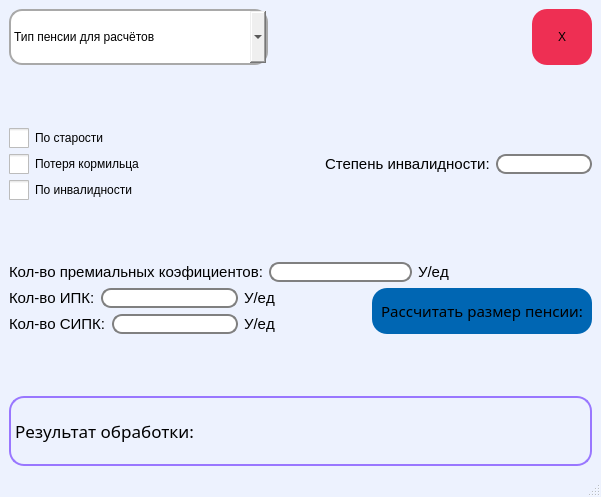
<?xml version="1.0" encoding="UTF-8"?>
<ui version="4.0">
 <class>MainWindow</class>
 <widget class="QMainWindow" name="MainWindow">
  <property name="geometry">
   <rect>
    <x>0</x>
    <y>0</y>
    <width>601</width>
    <height>497</height>
   </rect>
  </property>
  <property name="windowTitle">
   <string>MainWindow</string>
  </property>
  <property name="styleSheet">
   <string notr="true">QMainWindow{
	
	background-color: rgb(237, 242, 254);

}</string>
  </property>
  <widget class="QWidget" name="centralwidget">
   <layout class="QVBoxLayout" name="verticalLayout_5">
    <item>
     <layout class="QHBoxLayout" name="horizontalLayout_7">
      <property name="sizeConstraint">
       <enum>QLayout::SetFixedSize</enum>
      </property>
      <item>
       <widget class="QComboBox" name="comboBox">
        <property name="sizePolicy">
         <sizepolicy hsizetype="Expanding" vsizetype="Ignored">
          <horstretch>0</horstretch>
          <verstretch>0</verstretch>
         </sizepolicy>
        </property>
        <property name="styleSheet">
         <string notr="true">QComboBox{
	border-radius: 13px;
	font: 15 10pt &quot;Microsoft YaHei Light&quot;;
	border: 2px solid darkgray;
}
QComboBox::down-arrow{
	back-color: #FFFFF;
}
QComboBox:on{
    padding-top: 3px;
    padding-left: 4px;
}</string>
        </property>
        <item>
         <property name="text">
          <string>Тип пенсии для расчётов</string>
         </property>
        </item>
        <item>
         <property name="text">
          <string>Страховая</string>
         </property>
        </item>
        <item>
         <property name="text">
          <string>Накопительная</string>
         </property>
        </item>
        <item>
         <property name="text">
          <string>Государственная</string>
         </property>
        </item>
        <item>
         <property name="text">
          <string>Социальная</string>
         </property>
        </item>
       </widget>
      </item>
      <item>
       <spacer name="horizontalSpacer_5">
        <property name="orientation">
         <enum>Qt::Horizontal</enum>
        </property>
        <property name="sizeType">
         <enum>QSizePolicy::Expanding</enum>
        </property>
        <property name="sizeHint" stdset="0">
         <size>
          <width>20</width>
          <height>20</height>
         </size>
        </property>
       </spacer>
      </item>
      <item>
       <widget class="QPushButton" name="pushButton">
        <property name="sizePolicy">
         <sizepolicy hsizetype="Expanding" vsizetype="Expanding">
          <horstretch>0</horstretch>
          <verstretch>0</verstretch>
         </sizepolicy>
        </property>
        <property name="maximumSize">
         <size>
          <width>60</width>
          <height>60</height>
         </size>
        </property>
        <property name="styleSheet">
         <string notr="true">QPushButton{
	background-color: #EE2F53;
	border: 1px ;
	border-radius: 15px;
}</string>
        </property>
        <property name="text">
         <string>X</string>
        </property>
       </widget>
      </item>
     </layout>
    </item>
    <item>
     <spacer name="verticalSpacer">
      <property name="orientation">
       <enum>Qt::Vertical</enum>
      </property>
      <property name="sizeHint" stdset="0">
       <size>
        <width>20</width>
        <height>40</height>
       </size>
      </property>
     </spacer>
    </item>
    <item>
     <layout class="QHBoxLayout" name="horizontalLayout_6">
      <item>
       <layout class="QVBoxLayout" name="verticalLayout">
        <item>
         <widget class="QCheckBox" name="checkBox_old">
          <property name="styleSheet">
           <string notr="true">QCheckBox::indicator {
    width: 20 px;
    height: 20 px;
}
QCheckBox{
font: 25 10pt &quot;Microsoft YaHei&quot;;
}
</string>
          </property>
          <property name="text">
           <string>По старости</string>
          </property>
         </widget>
        </item>
        <item>
         <widget class="QCheckBox" name="checkBox_lost">
          <property name="styleSheet">
           <string notr="true">QCheckBox{
	
}
QCheckBox::indicator {
    width: 20 px;
    height: 20 px;
}
QCheckBox{
font: 25 10pt &quot;Microsoft YaHei&quot;;
}</string>
          </property>
          <property name="text">
           <string>Потеря кормильца</string>
          </property>
         </widget>
        </item>
        <item>
         <widget class="QCheckBox" name="checkBox_inv">
          <property name="styleSheet">
           <string notr="true">QCheckBox::indicator {
    width: 20 px;
    height: 20 px;
}
QCheckBox{
font: 25 10pt &quot;Microsoft YaHei&quot;;
}</string>
          </property>
          <property name="text">
           <string>По инвалидности</string>
          </property>
         </widget>
        </item>
       </layout>
      </item>
      <item>
       <layout class="QVBoxLayout" name="verticalLayout_4">
        <item>
         <layout class="QHBoxLayout" name="horizontalLayout_3">
          <item>
           <spacer name="horizontalSpacer_4">
            <property name="orientation">
             <enum>Qt::Horizontal</enum>
            </property>
            <property name="sizeHint" stdset="0">
             <size>
              <width>210</width>
              <height>20</height>
             </size>
            </property>
           </spacer>
          </item>
          <item>
           <widget class="QLabel" name="label_inval">
            <property name="mouseTracking">
             <bool>false</bool>
            </property>
            <property name="styleSheet">
             <string notr="true">QLabel{
	font: 25 12pt &quot;Microsoft YaHei&quot;;
	font-size: 15px;
	border-radius: 15 px;
	border: 2px gray;
}</string>
            </property>
            <property name="inputMethodHints">
             <set>Qt::ImhNone</set>
            </property>
            <property name="text">
             <string>Степень инвалидности:</string>
            </property>
           </widget>
          </item>
          <item>
           <widget class="QLineEdit" name="lineEdit_Inval">
            <property name="mouseTracking">
             <bool>false</bool>
            </property>
            <property name="styleSheet">
             <string notr="true">QLineEdit {
    border: 2px solid gray;
    border-radius: 10px;
    padding: 0 8px;
    selection-background-color: darkgray;
}</string>
            </property>
            <property name="inputMethodHints">
             <set>Qt::ImhNone</set>
            </property>
            <property name="dragEnabled">
             <bool>false</bool>
            </property>
           </widget>
          </item>
         </layout>
        </item>
       </layout>
      </item>
     </layout>
    </item>
    <item>
     <spacer name="verticalSpacer_3">
      <property name="orientation">
       <enum>Qt::Vertical</enum>
      </property>
      <property name="sizeHint" stdset="0">
       <size>
        <width>20</width>
        <height>40</height>
       </size>
      </property>
     </spacer>
    </item>
    <item>
     <layout class="QVBoxLayout" name="verticalLayout_3">
      <item>
       <layout class="QHBoxLayout" name="horizontalLayout_4">
        <item>
         <widget class="QLabel" name="label_Prem">
          <property name="styleSheet">
           <string notr="true">QLabel{
	font: 25 12pt &quot;Microsoft YaHei&quot;;
	font-size: 15px;
	border-radius: 15 px;
}</string>
          </property>
          <property name="text">
           <string>Кол-во премиальных коэфициентов:</string>
          </property>
         </widget>
        </item>
        <item>
         <widget class="QLineEdit" name="lineEdit__prem">
          <property name="styleSheet">
           <string notr="true">QLineEdit {
    border: 2px solid gray;
    border-radius: 10px;
    padding: 0 8px;
    selection-background-color: darkgray;
}</string>
          </property>
         </widget>
        </item>
        <item>
         <widget class="QLabel" name="label_YED">
          <property name="styleSheet">
           <string notr="true">QLabel{
	font: 25 12pt &quot;Microsoft YaHei&quot;;
	font-size: 15px;
	border-radius: 15 px;
}</string>
          </property>
          <property name="text">
           <string>У/eд</string>
          </property>
         </widget>
        </item>
        <item>
         <spacer name="horizontalSpacer_3">
          <property name="orientation">
           <enum>Qt::Horizontal</enum>
          </property>
          <property name="sizeType">
           <enum>QSizePolicy::Expanding</enum>
          </property>
          <property name="sizeHint" stdset="0">
           <size>
            <width>60</width>
            <height>20</height>
           </size>
          </property>
         </spacer>
        </item>
       </layout>
      </item>
      <item>
       <layout class="QHBoxLayout" name="horizontalLayout_5">
        <item>
         <layout class="QVBoxLayout" name="verticalLayout_2">
          <item>
           <layout class="QHBoxLayout" name="horizontalLayout">
            <item>
             <widget class="QLabel" name="label_IPK">
              <property name="styleSheet">
               <string notr="true">QLabel{
	font: 25 12pt &quot;Microsoft YaHei&quot;;
	font-size: 15px;
	border-radius: 15 px;
}</string>
              </property>
              <property name="text">
               <string>Кол-во ИПК:</string>
              </property>
             </widget>
            </item>
            <item>
             <widget class="QLineEdit" name="lineEdit_IPK">
              <property name="styleSheet">
               <string notr="true">QLineEdit {
    border: 2px solid gray;
    border-radius: 10px;
    padding: 0 8px;
    selection-background-color: darkgray;
}</string>
              </property>
             </widget>
            </item>
            <item>
             <widget class="QLabel" name="label_YED_2">
              <property name="styleSheet">
               <string notr="true">QLabel{
	font: 25 12pt &quot;Microsoft YaHei&quot;;
	font-size: 15px;
	border-radius: 15 px;
}</string>
              </property>
              <property name="text">
               <string>У/eд</string>
              </property>
             </widget>
            </item>
           </layout>
          </item>
          <item>
           <layout class="QHBoxLayout" name="horizontalLayout_2">
            <item>
             <widget class="QLabel" name="label_SIPK">
              <property name="styleSheet">
               <string notr="true">QLabel{
	font: 25 12pt &quot;Microsoft YaHei&quot;;
	font-size: 15px;
	border-radius: 15 px;
}</string>
              </property>
              <property name="text">
               <string>Кол-во СИПК:</string>
              </property>
             </widget>
            </item>
            <item>
             <widget class="QLineEdit" name="lineEdit_SIPK">
              <property name="styleSheet">
               <string notr="true">QLineEdit {
    border: 2px solid gray;
    border-radius: 10px;
    padding: 0 8px;
    selection-background-color: darkgray;
}</string>
              </property>
             </widget>
            </item>
            <item>
             <widget class="QLabel" name="label_YED_3">
              <property name="styleSheet">
               <string notr="true">QLabel{
	font: 25 12pt &quot;Microsoft YaHei&quot;;
	font-size: 15px;
	border-radius: 15 px;
}</string>
              </property>
              <property name="text">
               <string>У/eд</string>
              </property>
             </widget>
            </item>
           </layout>
          </item>
         </layout>
        </item>
        <item>
         <spacer name="horizontalSpacer">
          <property name="orientation">
           <enum>Qt::Horizontal</enum>
          </property>
          <property name="sizeHint" stdset="0">
           <size>
            <width>40</width>
            <height>20</height>
           </size>
          </property>
         </spacer>
        </item>
        <item>
         <widget class="QPushButton" name="pushButton_2">
          <property name="sizePolicy">
           <sizepolicy hsizetype="Fixed" vsizetype="Expanding">
            <horstretch>0</horstretch>
            <verstretch>0</verstretch>
           </sizepolicy>
          </property>
          <property name="minimumSize">
           <size>
            <width>220</width>
            <height>0</height>
           </size>
          </property>
          <property name="styleSheet">
           <string notr="true">QPushButton{
	background-color: #0066B3;
	border: 1px ;
	border-radius: 15px;
	font: 15px Bold Italic;
	font-color: &quot;white&quot;;
	
}</string>
          </property>
          <property name="text">
           <string>Рассчитать размер пенсии:</string>
          </property>
         </widget>
        </item>
       </layout>
      </item>
     </layout>
    </item>
    <item>
     <spacer name="verticalSpacer_2">
      <property name="orientation">
       <enum>Qt::Vertical</enum>
      </property>
      <property name="sizeHint" stdset="0">
       <size>
        <width>20</width>
        <height>40</height>
       </size>
      </property>
     </spacer>
    </item>
    <item>
     <widget class="QLabel" name="label">
      <property name="sizePolicy">
       <sizepolicy hsizetype="Preferred" vsizetype="Preferred">
        <horstretch>0</horstretch>
        <verstretch>0</verstretch>
       </sizepolicy>
      </property>
      <property name="minimumSize">
       <size>
        <width>20</width>
        <height>70</height>
       </size>
      </property>
      <property name="styleSheet">
       <string notr="true">QLabel{
	border: 2px solid rgb(153, 119, 255);
	border-radius: 15px;
	font: 17px Italic; 
}</string>
      </property>
      <property name="text">
       <string>Результат обработки:</string>
      </property>
     </widget>
    </item>
   </layout>
  </widget>
  <widget class="QStatusBar" name="statusbar"/>
  <widget class="QMenuBar" name="menuBar">
   <property name="geometry">
    <rect>
     <x>0</x>
     <y>0</y>
     <width>601</width>
     <height>26</height>
    </rect>
   </property>
  </widget>
 </widget>
 <resources/>
 <connections>
  <connection>
   <sender>pushButton</sender>
   <signal>clicked()</signal>
   <receiver>MainWindow</receiver>
   <slot>close()</slot>
   <hints>
    <hint type="sourcelabel">
     <x>403</x>
     <y>278</y>
    </hint>
    <hint type="destinationlabel">
     <x>520</x>
     <y>385</y>
    </hint>
   </hints>
  </connection>
 </connections>
</ui>
